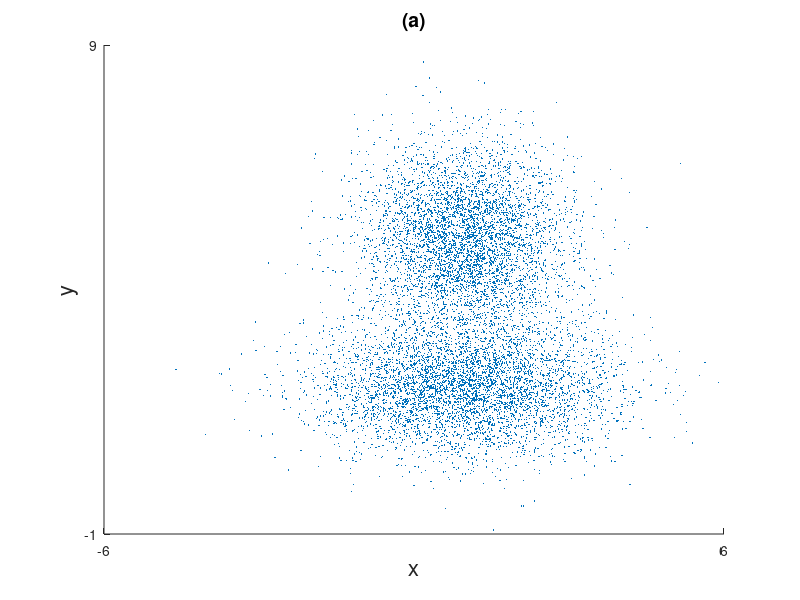

Write the MATLAB code that produced this figure. (Note: this script raises an error after producing the figure.)
close all;
clear all;

% Generate 2D data from 2 normal distributions.
mu1 = [1 2];
sig1 = [2 0; 0 .5];
mu2 = [1 5];
sig2 = [1 0; 0 1];
X = [mvnrnd(mu1,sig1,5000); mvnrnd(mu2,sig2,5000)];

% Plot the data.
scatter(X(:,1), X(:,2), 10, '.');
axis([-6,6,-1,9]);
xlabel('x', 'FontSize', 16);
ylabel('y', 'FontSize', 16);
set(gca,'YTick',[-1,9], 'XTick',[-6,6]);
title('(a)', 'FontSize', 14);

% Fit MoG using our function fit_mog.
[lambda, mu, sig] = fit_mog (X, 2, 0.01);

% Fit MoG using Matlab's function gmdistribution.fit, for comparison.
options = statset('Display','final');
obj = gmdistribution.fit(X,2,'Options',options);

% Print and compare results from ours and Matlab's function. The results
% should be exactly the same, although not necessarily in the same order.
% For example mu(1,:) may be equal to obj.mu(2,:), and mu(2,:) to
% obj.mu(1,:). This order is irelevant however.
disp(obj.PComponents);
disp(lambda');

disp(obj.mu);
disp(mu);

disp(obj.Sigma);
disp(sig{1});
disp(sig{2});

% Plot the mixture of Gaussians as contour plot.
% Create the x-y matrix.
[XX,YY] = meshgrid (-10:0.01:10,-10:0.01:10);
x = XX(:);
y = YY(:);
x_y_matrix = [x y];
n = size(XX,1);

% Compute the first Gaussian as a matrix.
temp1 = mvnpdf (x_y_matrix, mu(1,:), sig{1});
gaussian1 = reshape (temp1, n, n);

% Compute the second Gaussian as a matrix.
temp2 = mvnpdf (x_y_matrix, mu(2,:), sig{2});
gaussian2 = reshape (temp2, n, n);

% Now combine the two Gaussians with the corresponding weights in lambda,
% to obtain the final mixture of Gaussians.
mog = lambda(1)*gaussian1 + lambda(2)*gaussian2;

% Create the contour plot.
figure;
scatter(X(:,1), X(:,2), 10, '.');
axis([-6,6,-1,9]);
xlabel('x', 'FontSize', 16);
ylabel('y', 'FontSize', 16);
set(gca,'YTick',[-1,9], 'XTick',[-6,6]);
title('(b)', 'FontSize', 14);
hold on;
contour(XX,YY,mog);
hold off;